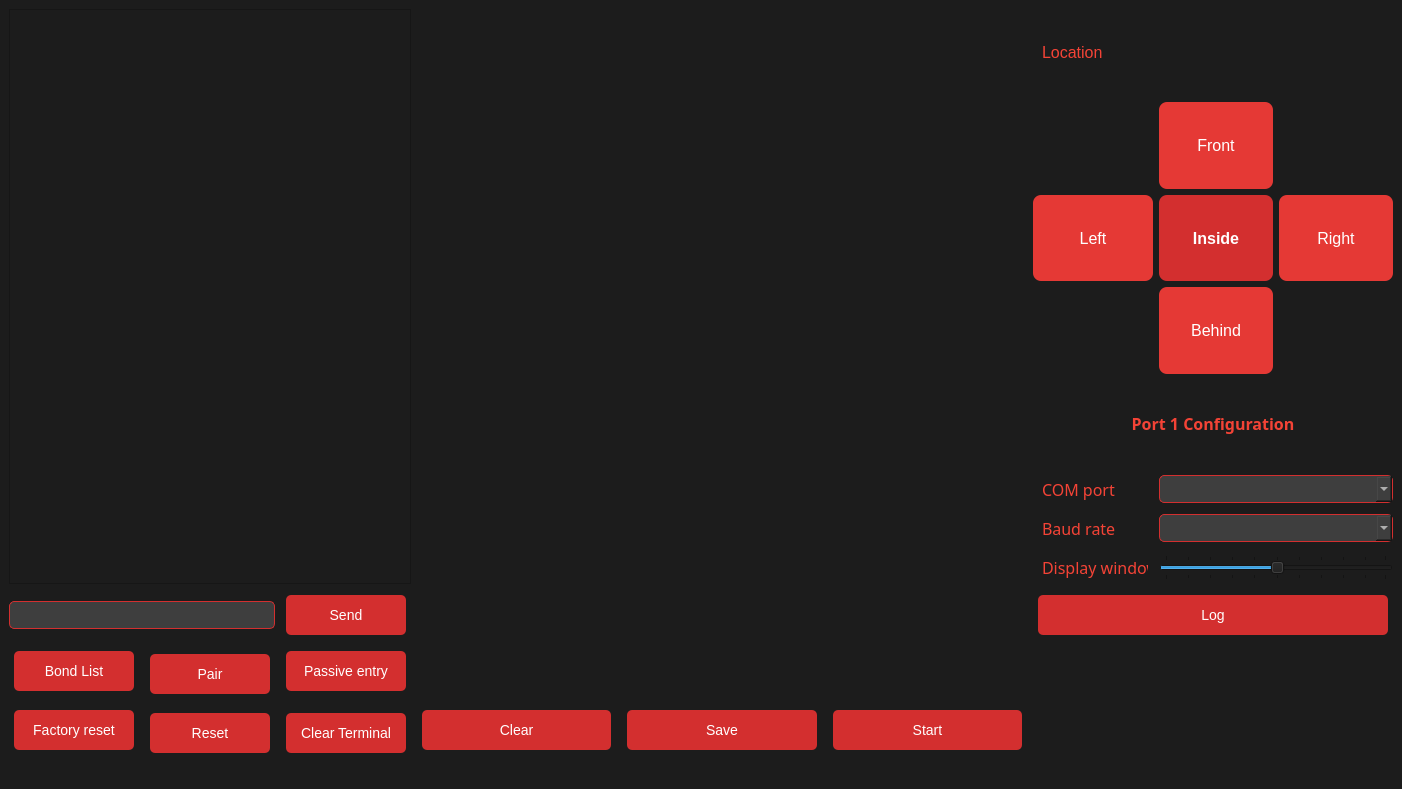
<?xml version="1.0" encoding="UTF-8"?>
<ui version="4.0">
 <class>MainWindow</class>
 <widget class="QMainWindow" name="MainWindow">
  <property name="geometry">
   <rect>
    <x>0</x>
    <y>0</y>
    <width>1402</width>
    <height>789</height>
   </rect>
  </property>
  <property name="minimumSize">
   <size>
    <width>0</width>
    <height>0</height>
   </size>
  </property>
  <property name="windowTitle">
   <string>Plotter v1.4.0</string>
  </property>
  <property name="windowIcon">
   <iconset>
    <activeon>:/newPrefix/icon.png</activeon>
   </iconset>
  </property>
  <property name="autoFillBackground">
   <bool>false</bool>
  </property>
  <property name="styleSheet">
   <string notr="true">QProgressBar {
    border: 2px solid #ccc; /* Light gray border to match other elements */
    border-radius: 5px; /* Rounded corners for smooth look */
    background: #f3f3f3; /* Light gray background */
    text-align: center; /* Center the progress text */
    color: #fff; /* White text color for contrast */
    font-family: Arial, sans-serif; /* Font style */
    font-size: 12px; /* Font size */
}

QProgressBar::chunk {
    background-color:#e53935; /* Solid red color for the progress */
    border-radius: 5px; /* Smooth rounded edges for the bar */
}


/* Apply to the entire application */
QWidget {
    background-color: #1c1c1c; /* Dark gray background */
    color: #f0f0f0; /* Light text color */

}

/* Apply to labels */
QLabel {
    color: #f44336; /* Bright red text color */
    font-size: 16px; /* Adjusted font size for labels */
    padding: 5px; /* Add padding for labels */
}

/* Apply to buttons */
QPushButton {
    background-color: #d32f2f; /* Bright red background */
    border: none; /* No border */
    color: #ffffff; /* White text color */

    border-radius: 5px; /* Rounded corners */
    font-size: 14px; /* Adjust font size */
    margin: 5px; /* Margin around buttons */
    transition: background-color 0.3s ease; /* Smooth transition */
}

QPushButton:hover {
    background-color: #e53935; /* Slightly brighter red on hover */
}

QPushButton:pressed {
    background-color: #b71c1c; /* Darker red when pressed */
}

/* Apply to form frame */
QFrame#formFrame {
    background-color: #2e2e2e; /* Slightly lighter gray for formFrame */
    border: 2px solid #d32f2f; /* Bright red border */
    border-radius: 10px; /* Rounded corners */
    padding: 15px; /* Padding inside the frame */
    margin: 10px; /* Margin around frame */
}

/* Apply to tab widget */
QTabWidget::pane {
    border: 1px solid #d32f2f; /* Bright red border around tab pane */
    background-color: #1c1c1c; /* Dark background for tab pane */
    border-radius: 5px; /* Rounded corners */
    padding: 10px; /* Padding inside the tab pane */
}


QTabBar::tab {
    background: #2e2e2e; /* Dark gray background for tabs */
    color: #f0f0f0; /* Light text color */
    border: 1px solid #d32f2f; /* Bright red border */
    border-bottom-color: #1c1c1c; /* Same as pane background to blend */
    border-radius: 5px 5px 0 0; /* Rounded top corners */
    padding: 8px 16px; /* Padding inside tabs */
    margin: 2px; /* Margin between tabs */
}

QTabBar::tab:selected {
    background: #d32f2f; /* Bright red background for selected tab */
    color: #ffffff; /* White text color for selected tab */
}

QTabBar::tab:hover {
    background: #e53935; /* Slightly brighter red on hover */
}

/* Optional: Style for QLineEdit, QComboBox, etc. */
QLineEdit, QComboBox {
    background-color: #3e3e3e; /* Dark gray background */
    border: 1px solid #d32f2f; /* Bright red border */
    border-radius: 5px; /* Rounded corners */
    color: #f0f0f0; /* Light text color */
    padding: 5px; /* Padding inside the input */
}


</string>
  </property>
  <widget class="QWidget" name="centralwidget">
   <layout class="QGridLayout" name="gridLayout_2">
    <item row="0" column="3" rowspan="3" colspan="2">
     <widget class="PlotWidget" name="plotWidget" native="true">
      <property name="minimumSize">
       <size>
        <width>450</width>
        <height>550</height>
       </size>
      </property>
     </widget>
    </item>
    <item row="3" column="0" rowspan="2">
     <widget class="QPushButton" name="FactoryResetButton">
      <property name="minimumSize">
       <size>
        <width>0</width>
        <height>50</height>
       </size>
      </property>
      <property name="maximumSize">
       <size>
        <width>130</width>
        <height>16777215</height>
       </size>
      </property>
      <property name="text">
       <string>Factory reset</string>
      </property>
     </widget>
    </item>
    <item row="0" column="0" colspan="3">
     <widget class="TerminalTextEdit" name="TerminalTextEdit">
      <property name="minimumSize">
       <size>
        <width>400</width>
        <height>500</height>
       </size>
      </property>
      <property name="maximumSize">
       <size>
        <width>430</width>
        <height>16777215</height>
       </size>
      </property>
     </widget>
    </item>
    <item row="2" column="1" rowspan="2">
     <widget class="QPushButton" name="PairButton">
      <property name="minimumSize">
       <size>
        <width>0</width>
        <height>50</height>
       </size>
      </property>
      <property name="maximumSize">
       <size>
        <width>130</width>
        <height>16777215</height>
       </size>
      </property>
      <property name="text">
       <string>Pair</string>
      </property>
     </widget>
    </item>
    <item row="1" column="0" colspan="2">
     <widget class="QLineEdit" name="CMDtextEdit"/>
    </item>
    <item row="1" column="2">
     <widget class="QPushButton" name="SendButton">
      <property name="minimumSize">
       <size>
        <width>130</width>
        <height>50</height>
       </size>
      </property>
      <property name="maximumSize">
       <size>
        <width>130</width>
        <height>16777215</height>
       </size>
      </property>
      <property name="text">
       <string>Send</string>
      </property>
     </widget>
    </item>
    <item row="2" column="5" rowspan="3">
     <widget class="QLabel" name="label_23">
      <property name="maximumSize">
       <size>
        <width>200</width>
        <height>100</height>
       </size>
      </property>
      <property name="text">
       <string/>
      </property>
      <property name="pixmap">
       <pixmap resource="logo.qrc">:/newPrefix/logo.png</pixmap>
      </property>
      <property name="scaledContents">
       <bool>true</bool>
      </property>
     </widget>
    </item>
    <item row="4" column="1">
     <widget class="QPushButton" name="ResetButton">
      <property name="minimumSize">
       <size>
        <width>0</width>
        <height>50</height>
       </size>
      </property>
      <property name="maximumSize">
       <size>
        <width>130</width>
        <height>16777215</height>
       </size>
      </property>
      <property name="text">
       <string>Reset</string>
      </property>
     </widget>
    </item>
    <item row="2" column="0">
     <widget class="QPushButton" name="BondlistButton">
      <property name="minimumSize">
       <size>
        <width>0</width>
        <height>50</height>
       </size>
      </property>
      <property name="maximumSize">
       <size>
        <width>130</width>
        <height>16777215</height>
       </size>
      </property>
      <property name="text">
       <string>Bond List</string>
      </property>
     </widget>
    </item>
    <item row="0" column="5">
     <layout class="QGridLayout" name="gridLayout">
      <item row="0" column="0">
       <widget class="QLabel" name="label_5">
        <property name="maximumSize">
         <size>
          <width>120</width>
          <height>16777215</height>
         </size>
        </property>
        <property name="text">
         <string>Location</string>
        </property>
       </widget>
      </item>
      <item row="0" column="1" colspan="2">
       <widget class="QLabel" name="Location">
        <property name="text">
         <string/>
        </property>
       </widget>
      </item>
      <item row="1" column="1">
       <widget class="QLabel" name="regionFront">
        <property name="styleSheet">
         <string>background-color: #e53935; color: white; border-radius: 8px;</string>
        </property>
        <property name="text">
         <string>Front</string>
        </property>
        <property name="alignment">
         <set>Qt::AlignCenter</set>
        </property>
       </widget>
      </item>
      <item row="2" column="0">
       <widget class="QLabel" name="regionLeft">
        <property name="minimumSize">
         <size>
          <width>0</width>
          <height>0</height>
         </size>
        </property>
        <property name="maximumSize">
         <size>
          <width>120</width>
          <height>16777215</height>
         </size>
        </property>
        <property name="styleSheet">
         <string>background-color: #e53935; color: white; border-radius: 8px;</string>
        </property>
        <property name="text">
         <string>Left</string>
        </property>
        <property name="alignment">
         <set>Qt::AlignCenter</set>
        </property>
       </widget>
      </item>
      <item row="2" column="1">
       <widget class="QLabel" name="regionInside">
        <property name="styleSheet">
         <string>background-color: #d32f2f; color: white; border-radius: 8px; font-weight: bold;</string>
        </property>
        <property name="text">
         <string>Inside</string>
        </property>
        <property name="alignment">
         <set>Qt::AlignCenter</set>
        </property>
       </widget>
      </item>
      <item row="2" column="2">
       <widget class="QLabel" name="regionRight">
        <property name="minimumSize">
         <size>
          <width>0</width>
          <height>0</height>
         </size>
        </property>
        <property name="maximumSize">
         <size>
          <width>120</width>
          <height>16777215</height>
         </size>
        </property>
        <property name="styleSheet">
         <string>background-color: #e53935; color: white; border-radius: 8px;</string>
        </property>
        <property name="text">
         <string>Right</string>
        </property>
        <property name="alignment">
         <set>Qt::AlignCenter</set>
        </property>
       </widget>
      </item>
      <item row="3" column="1">
       <widget class="QLabel" name="regionBehind">
        <property name="styleSheet">
         <string>background-color: #e53935; color: white; border-radius: 8px;</string>
        </property>
        <property name="text">
         <string>Behind</string>
        </property>
        <property name="alignment">
         <set>Qt::AlignCenter</set>
        </property>
       </widget>
      </item>
      <item row="5" column="0">
       <widget class="QLabel" name="label_2">
        <property name="maximumSize">
         <size>
          <width>120</width>
          <height>16777215</height>
         </size>
        </property>
        <property name="font">
         <font>
          <family>Segoe Print</family>
          <pointsize>-1</pointsize>
         </font>
        </property>
        <property name="text">
         <string>COM port</string>
        </property>
       </widget>
      </item>
      <item row="5" column="1" colspan="2">
       <widget class="QComboBox" name="comPortComboBox">
        <property name="maximumSize">
         <size>
          <width>16777215</width>
          <height>16777215</height>
         </size>
        </property>
       </widget>
      </item>
      <item row="6" column="0">
       <widget class="QLabel" name="label">
        <property name="maximumSize">
         <size>
          <width>120</width>
          <height>16777215</height>
         </size>
        </property>
        <property name="font">
         <font>
          <family>Segoe Print</family>
          <pointsize>-1</pointsize>
         </font>
        </property>
        <property name="text">
         <string>Baud rate</string>
        </property>
       </widget>
      </item>
      <item row="6" column="1" colspan="2">
       <widget class="QComboBox" name="baudRateComboBox">
        <property name="maximumSize">
         <size>
          <width>16777215</width>
          <height>16777215</height>
         </size>
        </property>
       </widget>
      </item>
      <item row="7" column="0">
       <widget class="QLabel" name="label_3">
        <property name="maximumSize">
         <size>
          <width>120</width>
          <height>16777215</height>
         </size>
        </property>
        <property name="font">
         <font>
          <family>Segoe Print</family>
          <pointsize>-1</pointsize>
         </font>
        </property>
        <property name="text">
         <string>Display window</string>
        </property>
       </widget>
      </item>
      <item row="7" column="1" colspan="2">
       <widget class="QSlider" name="windowSizeSlider">
        <property name="maximumSize">
         <size>
          <width>16777215</width>
          <height>16777215</height>
         </size>
        </property>
        <property name="sliderPosition">
         <number>50</number>
        </property>
        <property name="orientation">
         <enum>Qt::Horizontal</enum>
        </property>
        <property name="tickPosition">
         <enum>QSlider::TicksBothSides</enum>
        </property>
       </widget>
      </item>
      <item row="4" column="0" colspan="3">
       <widget class="QLabel" name="label_4">
        <property name="minimumSize">
         <size>
          <width>360</width>
          <height>0</height>
         </size>
        </property>
        <property name="maximumSize">
         <size>
          <width>360</width>
          <height>100</height>
         </size>
        </property>
        <property name="font">
         <font>
          <family>Segoe Print</family>
          <pointsize>-1</pointsize>
          <bold>true</bold>
         </font>
        </property>
        <property name="text">
         <string>Port 1 Configuration</string>
        </property>
        <property name="alignment">
         <set>Qt::AlignCenter</set>
        </property>
       </widget>
      </item>
     </layout>
    </item>
    <item row="2" column="2">
     <widget class="QPushButton" name="PassiveButton">
      <property name="minimumSize">
       <size>
        <width>0</width>
        <height>50</height>
       </size>
      </property>
      <property name="maximumSize">
       <size>
        <width>130</width>
        <height>16777215</height>
       </size>
      </property>
      <property name="text">
       <string>Passive entry</string>
      </property>
     </widget>
    </item>
    <item row="4" column="2">
     <widget class="QPushButton" name="TclearButton">
      <property name="minimumSize">
       <size>
        <width>0</width>
        <height>50</height>
       </size>
      </property>
      <property name="maximumSize">
       <size>
        <width>130</width>
        <height>16777215</height>
       </size>
      </property>
      <property name="text">
       <string>Clear Terminal</string>
      </property>
     </widget>
    </item>
    <item row="1" column="5">
     <widget class="QPushButton" name="LogButton">
      <property name="minimumSize">
       <size>
        <width>130</width>
        <height>50</height>
       </size>
      </property>
      <property name="maximumSize">
       <size>
        <width>360</width>
        <height>16777215</height>
       </size>
      </property>
      <property name="text">
       <string>Log</string>
      </property>
     </widget>
    </item>
    <item row="3" column="3" rowspan="2" colspan="2">
     <layout class="QHBoxLayout" name="horizontalLayout_13">
      <item>
       <widget class="QPushButton" name="ClearButton">
        <property name="minimumSize">
         <size>
          <width>0</width>
          <height>50</height>
         </size>
        </property>
        <property name="text">
         <string>Clear</string>
        </property>
       </widget>
      </item>
      <item>
       <widget class="QPushButton" name="SaveButton">
        <property name="minimumSize">
         <size>
          <width>0</width>
          <height>50</height>
         </size>
        </property>
        <property name="text">
         <string>Save</string>
        </property>
       </widget>
      </item>
      <item>
       <widget class="QPushButton" name="StartButton">
        <property name="minimumSize">
         <size>
          <width>0</width>
          <height>50</height>
         </size>
        </property>
        <property name="text">
         <string>Start</string>
        </property>
       </widget>
      </item>
     </layout>
    </item>
   </layout>
  </widget>
  <widget class="QStatusBar" name="statusbar"/>
 </widget>
 <customwidgets>
  <customwidget>
   <class>PlotWidget</class>
   <extends>QWidget</extends>
   <header>pyqtgraph</header>
   <container>1</container>
  </customwidget>
  <customwidget>
   <class>TerminalTextEdit</class>
   <extends>QTextEdit</extends>
   <header>terminal_text_edit</header>
  </customwidget>
 </customwidgets>
 <resources>
  <include location="logo.qrc"/>
  <include location="icon.qrc"/>
 </resources>
 <connections/>
</ui>
